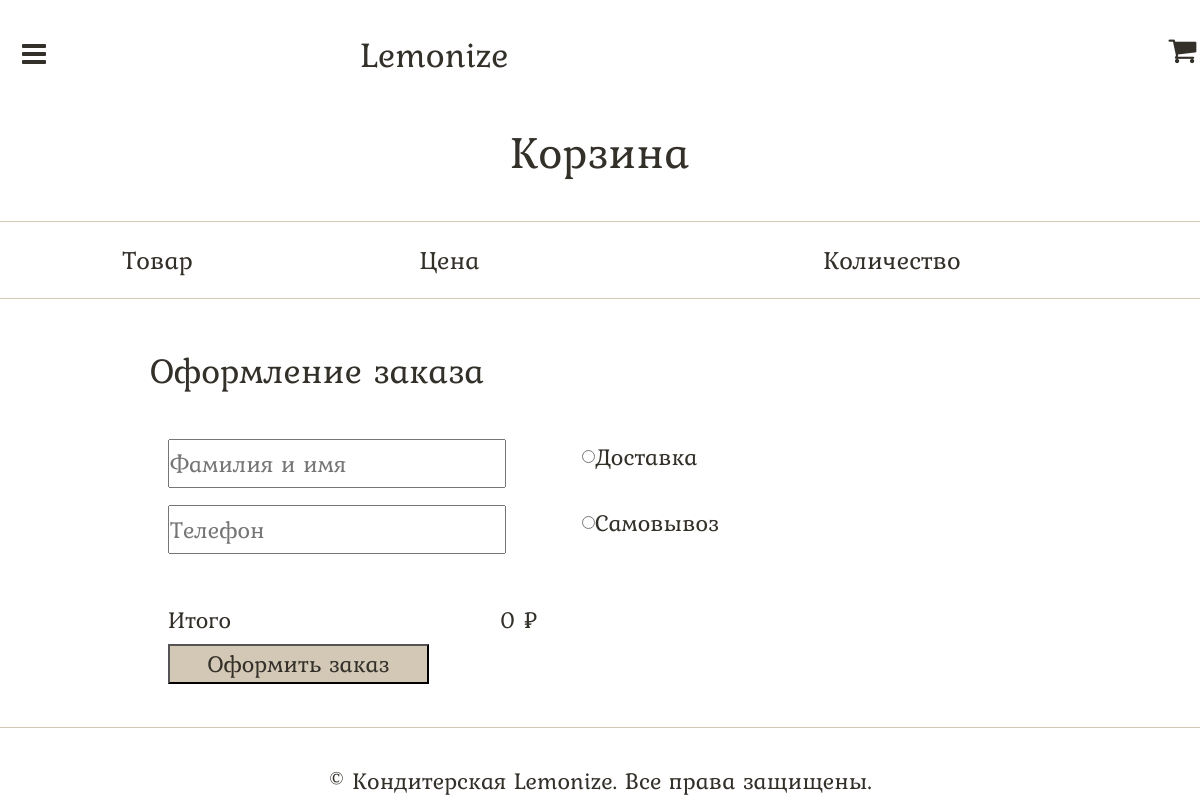
Before: /PaymentPage with the older database file.
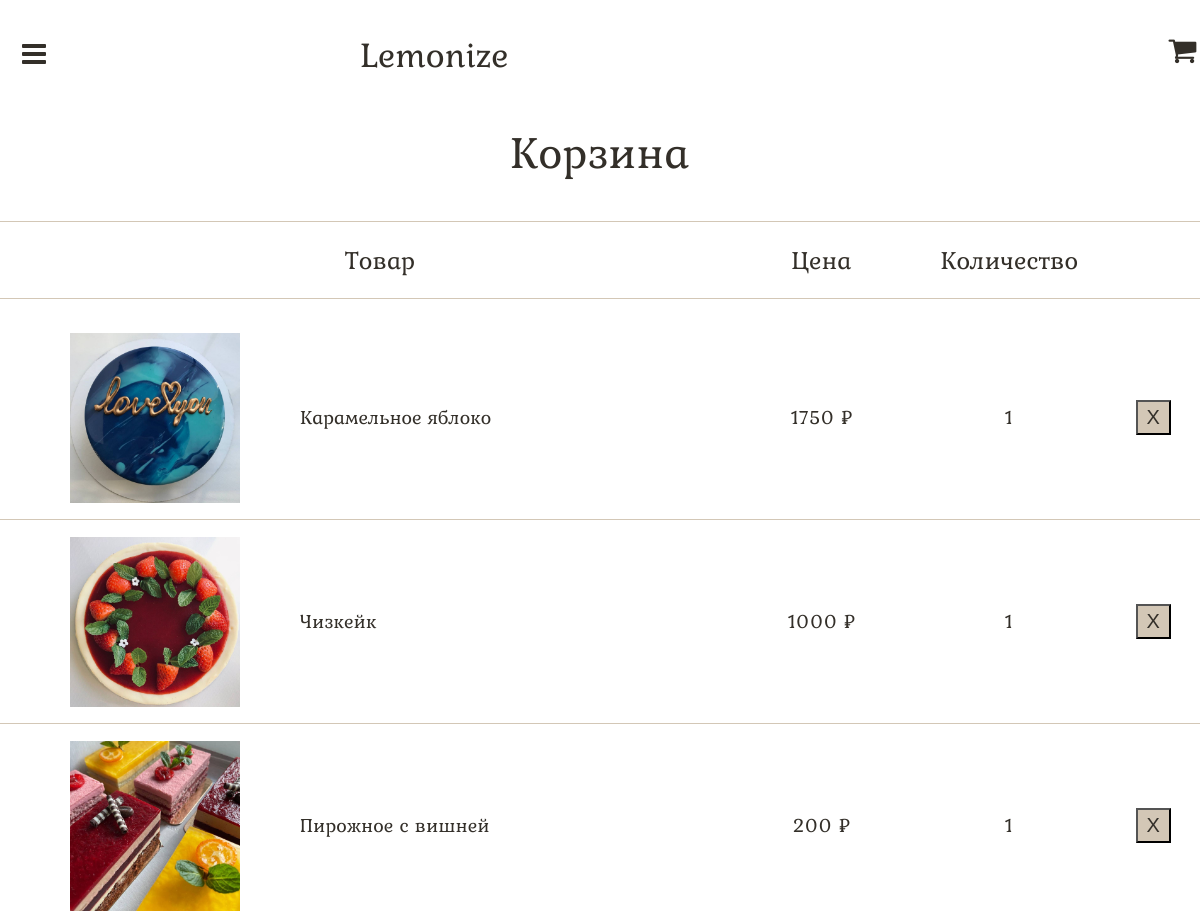
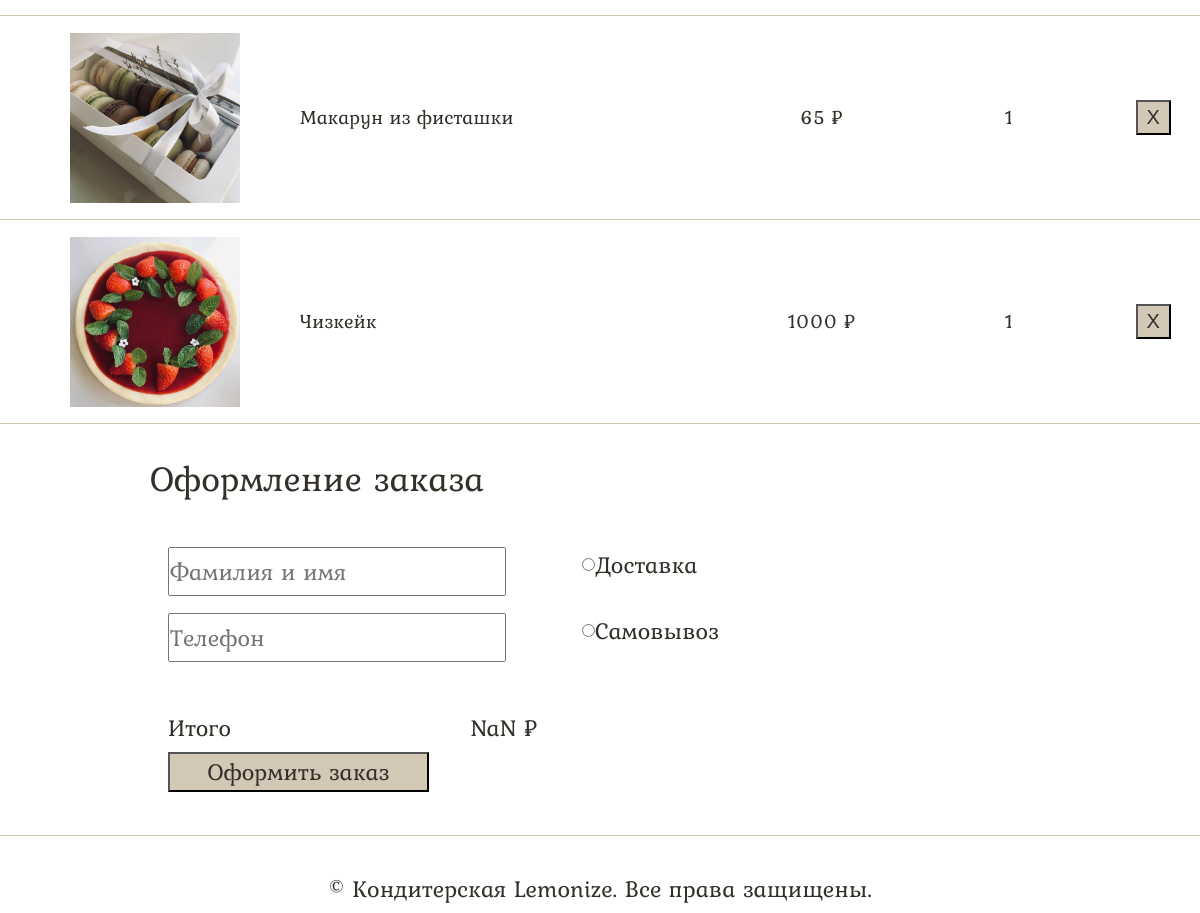
After: the same page with the newer database file (2 pictures, top to bottom).
### main/models.py (models this page shows, shortened)
class Basket(models.Model):
    product_id = models.ForeignKey(Product, on_delete=models.CASCADE)
    count = models.IntegerField('Количество', default=1)

class Product(models.Model):
    title = models.CharField('Название', max_length=50)
    type = models.CharField('Тип', max_length=50)
    price = models.IntegerField('Цена')
    image = models.TextField('Путь до фото')

### main/views.py (the view, shortened to what this page needs)
# urls.py: path('PaymentPage', views.PaymentPage, name='payment')
def PaymentPage(request):
    title = 'Корзина'
    basket = Basket.objects.all()
    logger.error('Загрузка страницы корзины и оплаты')
    return render(request, 'main/PaymentPage.html', {'title': title, 'basket': basket})

### main/templates/main/PaymentPage.html (shortened to what this page needs)
{% extends 'main/base.html' %}
{% block link_css %}
	<link rel="stylesheet" type="text/css" href="static/main/css/PaymentPage.css?v=29">
{% endblock %}
{% block content %}
<body>
	<main>
		<div class="subtitle">
			<p>{{ title }}</p>
		</div>
		<div class="table">
			<table class="cart" cellspacing="0" id="cart">
				<thead>
	                <tr>
	                    <td>Товар</td>
	                    <td>Цена</td>
	                    <td>Количество</td>
	                    <td></td>
	                </tr>
            	</thead>
            	<tbody>
            		{% for el in basket %}
            		<tr class="product">
            			<td>
            				<div class="photo_and_name">
            					<div class="photo">
            					<img src="{{ el.product_id.image }}" alt="">
            					</div>
            					<p class="name">{{ el.product_id.title }}</p>
            				</div>
            			</td>
            			<td>
            				<p class="price" id="price">{{ el.product_id.price }} ₽</p>
            			</td>
            			<td>
            				<p class="count" id="count" name="count">{{ el.count }}
            				</p>
            			</td>
            			<td>
            				<form method="post">
            					<button type="submit" class="delete" name="product_delete">X</button>
            				</form>
            			</td>
            		</tr>
            		{% endfor %}
            	</tbody>
			</table>
		</div>
		<div class="payment">
			<div class="subtitle">
				<p>Оформление заказа</p>
			</div>
			<form method="post">
				<div class="input_data">
					<div class="name_and_phone">
						<input type="text" name="name" placeholder="Фамилия и имя" id="name_and_phone" class="input_text" required>
						<input type="tel" name="phone" maxlength="11" placeholder="Телефон" id="name_and_phone" class="input_text" required>
					</div>
					<div class="delivery">
						<div class="button">
							<p><input type="radio" name="delivery" id="delivery" value="Доставка" required>Доставка</p>
						</div>
						<div class="button">
							<p><input type="radio" name="delivery" id="pickup" value="Самовывоз">Самовывоз</p>
						</div>
					</div>
				</div>
				<div class="total">
					<p>Итого</p>
					<input type="text" name="total_sum" id="total_sum" value="0 ₽" readonly>
				</div>
				<button type="submit" class="payment_button" name="order">Оформить заказ
				</button>
			</form>
	</main>
{% endblock %}

Changed rows visible on the page:
added Basket: product_id.image (picture), product_id "Карамельное яблоко", product_id.price "1750", count "1"
added Basket: product_id.image (picture), product_id "Чизкейк", product_id.price "1000", count "1"
added Basket: product_id.image (picture), product_id "Пирожное с вишней", product_id.price "200", count "1"
added Basket: product_id.image (picture), product_id "Макарун из фисташки", product_id.price "65", count "1"
added Basket: product_id.image (picture), product_id "Чизкейк", product_id.price "1000", count "1"
Other visible differences:
form field total_sum: "0 ₽" → "NaN ₽"
